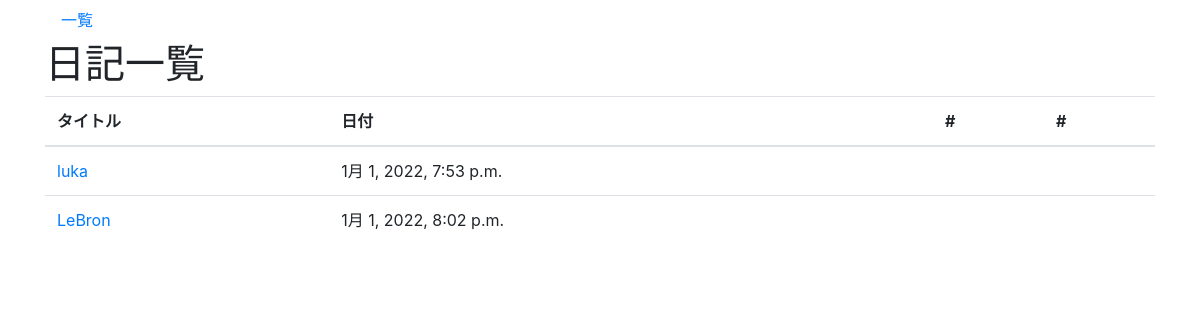
/diary/, run on an earlier commit of the app's database.
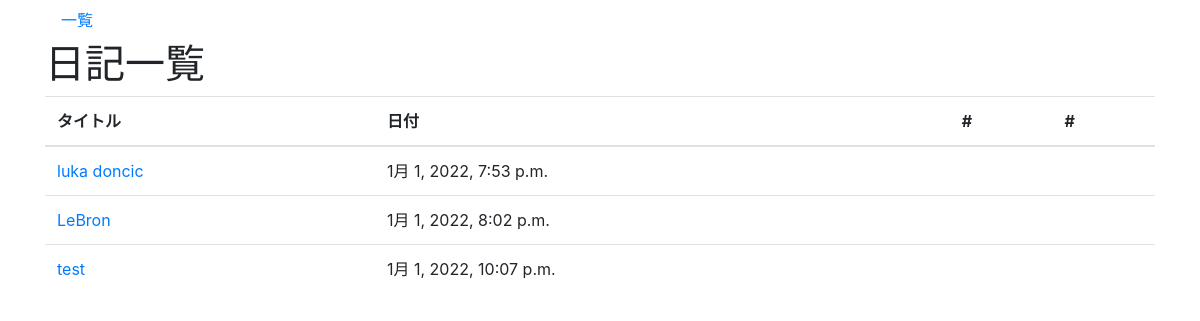
And on a later commit of the database.
### diary/models.py (models this page shows, shortened)
class Day(models.Model):
    title = models.CharField("タイトル", max_length=200)
    text = models.TextField("本文")
    date = models.DateTimeField("日付", default=timezone.now)

### diary/views.py (the view)
# urls.py: path("", views.indexView.as_view(), name="index"),
class indexView(generic.ListView):
    model = Day
    paginate_by = 3

### diary/templates/diary/day_list.html (shortened to what this page needs)
{% extends 'diary/base.html' %} {% block content %}
<h1>日記一覧</h1>
<table class="table">
  <thead>
    <tr>
      <th>タイトル</th>
      <th>日付</th>
      <th>#</th>
      <th>#</th>
    </tr>
  </thead>
  <tbody>
    {% for day in day_list %}
    <tr>
      <td><a href="{% url "diary:detail" day.pk %}">{{day.title}}</a></td>
      <td>{{day.date}}</td>
      <td>
      </td>
      <td>
      </td>
    </tr>
    {% endfor %}
  </tbody>
</table>
{% endblock %}

### diary/templates/diary/base.html (shortened to what this page needs)
<!DOCTYPE html>
<html lang="ja">
  <head>
    <link
      rel="stylesheet"
      href="https://maxcdn.bootstrapcdn.com/bootstrap/4.0.0-beta.2/css/bootstrap.min.css"
    />
  </head>
  <body>
    <div class="container">
    <nav class="nav">
      <a class="nav-link active" href="{% url "diary:index" %}">一覧</a>
    </nav>
    {% block content %} {% endblock %}
  </div>
  </body>
</html>

What changed in the data, as far as the page shows it:
changed Day: title "luka" → "luka doncic"
added Day: title "test", date "1月 1, 2022, 10:07 p.m."
